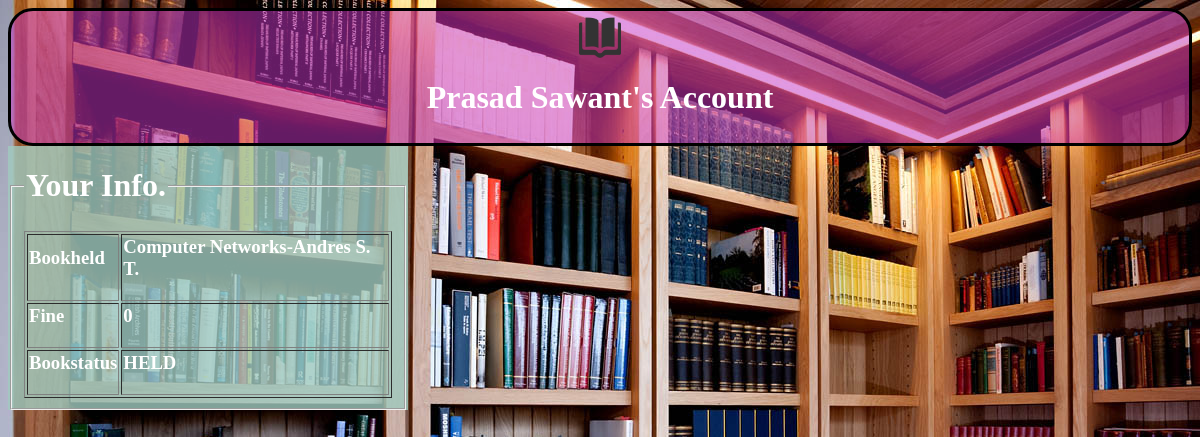
Page /WT-Project/userfetchthroughadmin.php?&uid=113CP1176A on the committed database.
### tables this page shows
CREATE TABLE IF NOT EXISTS `registration` (
  `uid` varchar(50) NOT NULL,
  `name` varchar(50) NOT NULL,
  `email` varchar(50) NOT NULL,
  `password` varchar(50) NOT NULL
);

CREATE TABLE IF NOT EXISTS `bookrecords` (
  `uid` varchar(15) NOT NULL,
  `bookname` varchar(50) NOT NULL,
  `fine` int(15) NOT NULL,
  `bookstatus` varchar(15) NOT NULL
);

### WT-Project/userfetch_Includer.php (called while the page is built, shortened)
<?php
$uid=$_GET['uid'];
$name="SELECT * FROM registration WHERE uid='".$uid."'";
$bookname="SELECT bookname FROM bookrecords WHERE uid='".$uid."'";
$penalty="SELECT fine FROM bookrecords WHERE uid='".$uid."'";
$bookstatus="SELECT bookstatus FROM bookrecords WHERE uid='".$uid."'";
 $resName=@mysql_query($name);
 $rowName=@mysql_fetch_assoc($resName);
 $res=@mysql_query($bookname);
 $row=@mysql_fetch_assoc($res);
 $res1=@mysql_query($penalty);
 $row1=@mysql_fetch_assoc($res1);
 $res2=@mysql_query($bookstatus);
 $row2=@mysql_fetch_assoc($res2);
?>

### WT-Project/userfetchthroughadmin.php (the view, shortened to what this page needs)
<html>
<div style="border-radius: 25px;background-color:darkblue;color:white;text-align:center;padding:5px;border:3px solid black; background: rgba(200, 54, 200, 0.5)
">
<img src="headerlogo.png" height="42" width="42"/>
<h1><?php include("userfetch_Includer.php"); echo $rowName['name']."'s "?>Account</h1>
</div>
<link rel="stylesheet" href="css/OLMS.css">
<body background="library1.jpg">
<h1><?php include("userfetch_Includer.php"); echo "  ".$rowName['name'];?></h1>
<div align='center'style='width:400px;color:white;background: rgba(160, 203, 192, 0.8)'>
<fieldset>
		<legend>
			<h1 style='color:white'>Your Info.</h1>
		</legend>
		<table border='1' style='color:white'>
			<tr><td><h3>Bookheld</td></h3><td><h3><?php  include("userfetch_Includer.php"); echo $row['bookname']; ?></h3></td></tr>
			<tr><td><h3>Fine</td><td><h3><?php include("userfetch_Includer.php"); echo $row1['fine']; ?></h3></td></tr>
			<tr><td><h3>Bookstatus</td><td><h3><?php include("userfetch_Includer.php") ;echo $row2['bookstatus']; ?></h3></td></tr>
			</table>
	</div>
</body>
</html>

### rows in the picture
registration: name "Prasad Sawant"
bookrecords: bookname "Computer Networks-Andres S. T.", fine "0", bookstatus "HELD"
